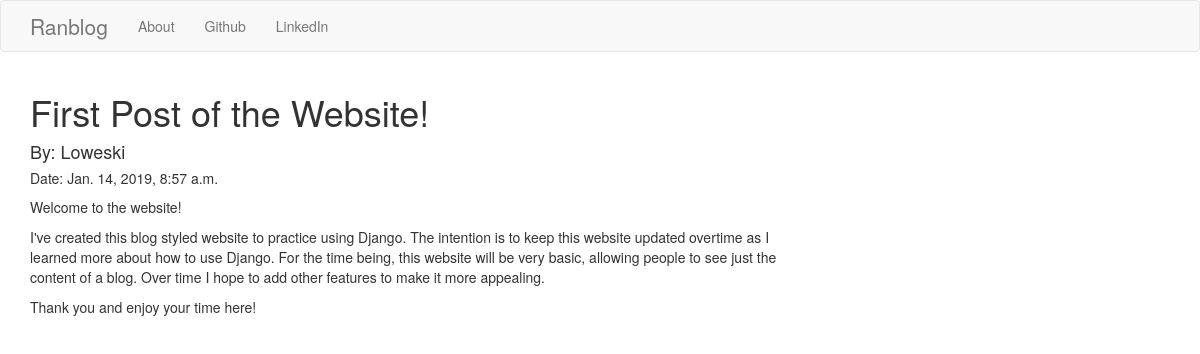
The app's page /post/1/ with its own data.
### blog/models.py (models this page shows, shortened)
class Post(models.Model):
    topic = models.ForeignKey(Topic, on_delete=models.CASCADE)
    author = models.ForeignKey('auth.User', on_delete=models.CASCADE)
    title = models.CharField(max_length=100)
    content = models.TextField()
    created_date = models.DateTimeField('date created')
    strip = False

### blog/views.py (the view)
# urls.py: path('post/<int:pk>/', views.PostDetailView.as_view(), name='post'),
class PostDetailView(generic.DetailView):
    model = Post
    template_name = 'blog/post_detail.html'

### blog/templates/blog/post_detail.html
{% extends 'blog/base.html' %}
{% block content %}
{% if post %}
  <h1>{{post.title}}</h1>
  <h4>By: {{post.author}}</h4>
  <h5>Date: {{post.created_date}} </h5>
  <p>{{post.content|linebreaks}}</p>
{% else %}
  <h1>There's nothing here? Perhaps there was a mistake?</h1>
{% endif %}
{% endblock %}

### blog/templates/blog/base.html (shortened to what this page needs)
<!DOCTYPE html>
{% load static %}
<html lang="en" dir="ltr">
  <head>
    <link rel="stylesheet" href="https://maxcdn.bootstrapcdn.com/bootstrap/3.3.7/css/bootstrap.min.css">
    <link rel="stylesheet" href="//cdn.jsdelivr.net/npm/medium-editor@latest/dist/css/medium-editor.min.css" type="text/css" media="screen" charset="utf-8">
    <link rel="stylesheet" href="{% static 'css/style.css'%}">
  </head>
  <body>
    <nav class="navbar navbar-default  custom-navbar">
      <div class="container">
        <ul class="nav navbar-nav">
          <li> <a class='navbar-brand bigbrand' href="#">Ranblog</a> </li>
          <li> <a href="#">About</a> </li>
          <li> <a href="https://www.github.com">Github</a> </li>
          <li> <a href="https://www.linkin.com">LinkedIn</a></li>
        </ul>
      </div>
    </nav>
    <div class="content container">
      <div class="row">
        <div class="col-md-8">
          <div class="blog_posts">
            {% block content %}
            {% endblock %}
          </div>
        </div>
      </div>
    </div>
  </body>
</html>

### blog/static/css/style.css (style rules this page uses)
.bigbrand { font-size: 1.5em; }

### records on screen
Post: title "First Post of the Website!", author "Loweski", created_date "Jan. 14, 2019, 8:57 a.m.", content "Welcome to the website! I've created this blog styled website to practice using Django. The intention is to keep this website updated overtime as I learned more about how to use Django. For the time being, this website will be very basic, allowing people to see just the content of a blog. Over time I hope to add other features to make it more appealing. Thank you and enjoy your time here!"
